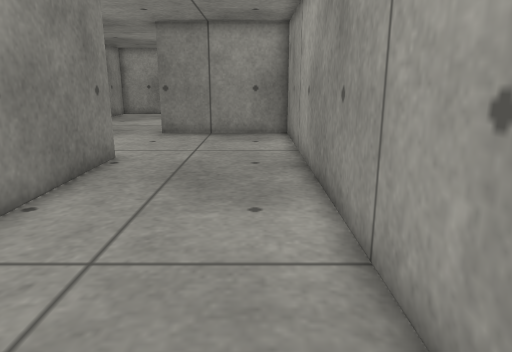
view 1 (above)

14 first-person views from a walk through a Gazebo world. The camera is 0.45 m above the floor, tilts 14° down and sees 70° across. The floor is counted in squares, 0.2 m on a side. Each view is taken from the middle of a square. On the plan, view 1 faces up. The plan holds only what a view shows up to about 20 squares ahead; the rest is blank. The place goes on beyond the plan.

view 2
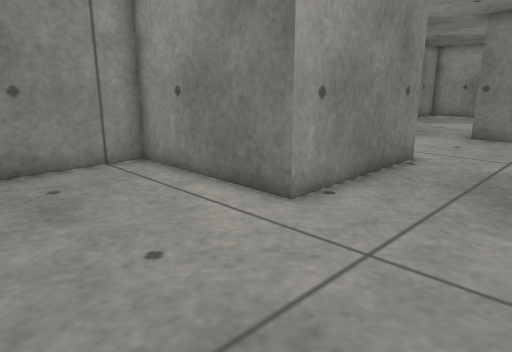

view 3
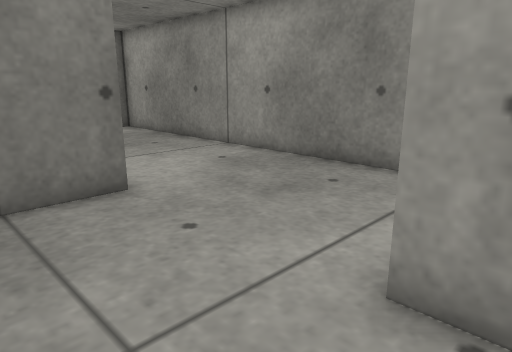

view 4
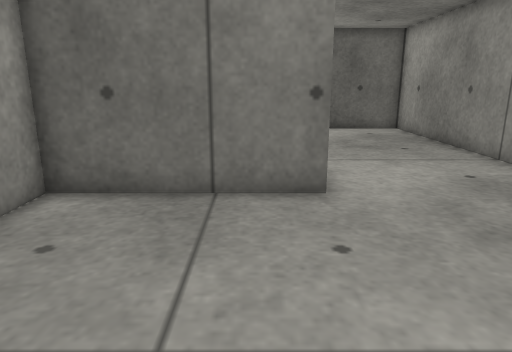

view 5
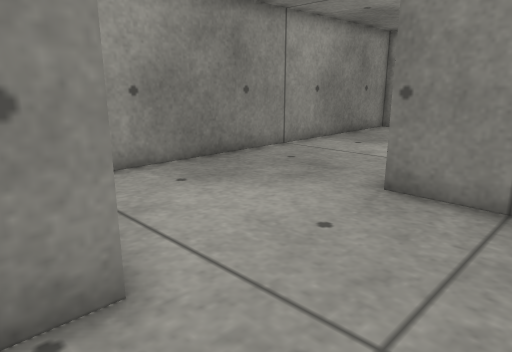

view 6
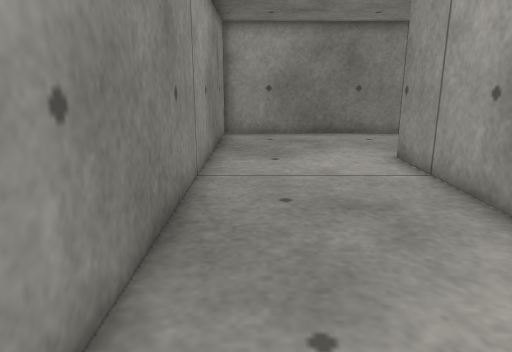

view 7
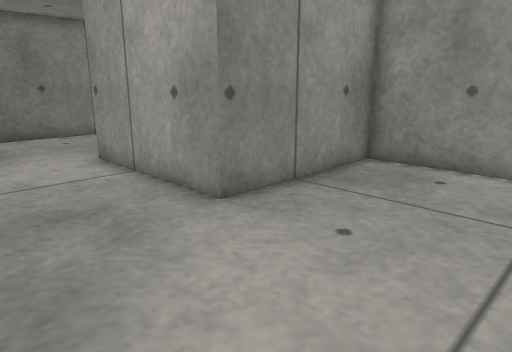

view 8
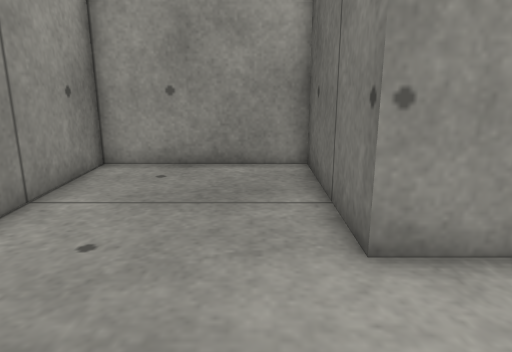

view 9
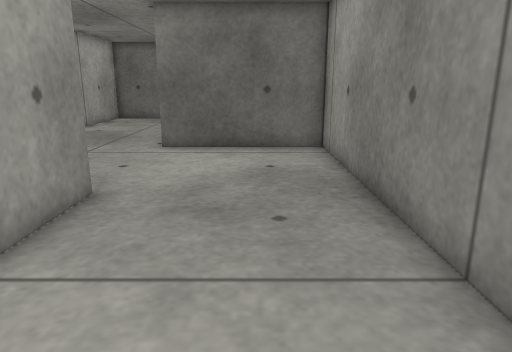

view 10
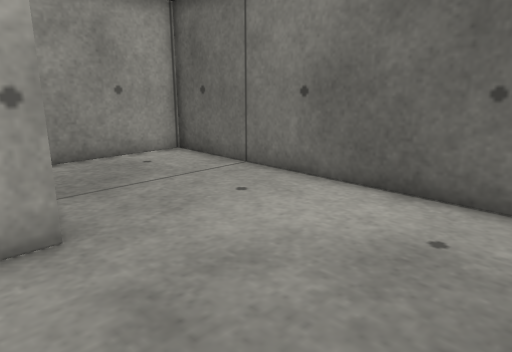

view 11
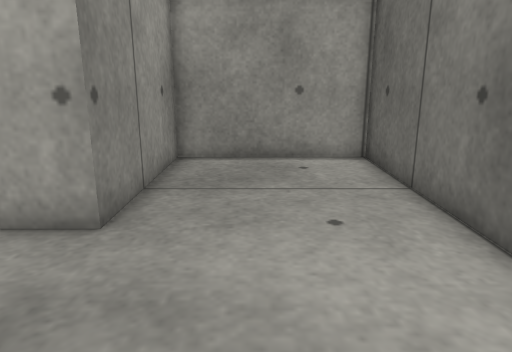

view 12
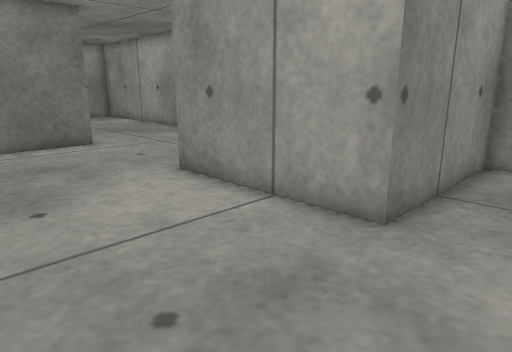

view 13
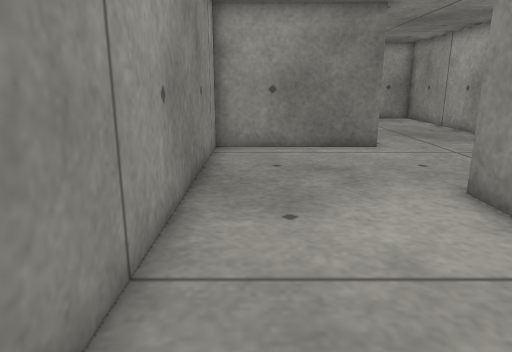

view 14
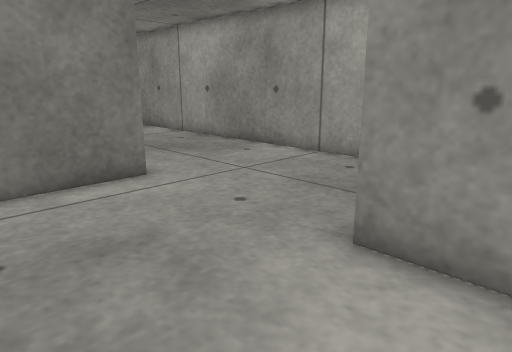

### Floor plan
Points are (right, up) in squares from view 1. A wall is a line through its corners. A room is listed if a view was taken in it or the views show most of it. See-through windows are left out.
Room 1 (views 1, 2, 3, 4, 5, 6, 7, 8, 9, 10, 11, 12, 13, 14)
walls: (-4.5, 11.5) (-4.5, 5.5) (-10.5, 5.5) (-10.5, -12.5) (1.5, -12.5) (1.5, -6.5) (-4.5, -6.5) (-4.5, -0.5) (1.5, -0.5) (1.5, 17.5) (-4.5, 17.5) (-4.5, 23.5) (1.5, 23.5) (1.5, 29.5) (-10.5, 29.5) (-10.5, 11.5) (-4.5, 11.5)

Positions as (right, up) in squares from view 1, and headings:
1: (0, 0), facing up
2: (0, 0), facing up-left
3: (-1, 7), facing down-left
4: (-3, 7), facing down
5: (-1, 10), facing up-left
6: (-9, 12), facing up
7: (-9, 12), facing up-right
8: (-9, 25), facing right
9: (-8, 25), facing down
10: (-10, -5), facing down-right
11: (-10, -9), facing right
12: (-10, -9), facing up-right
13: (-9, -8), facing up
14: (-9, -3), facing up-right
